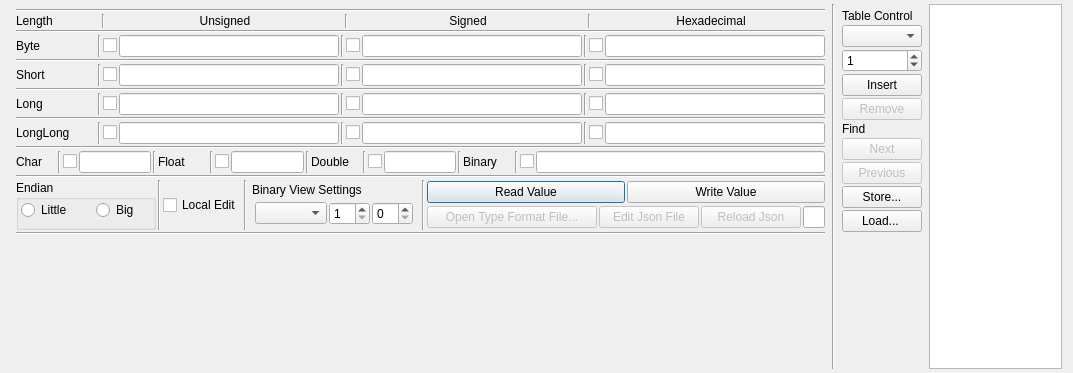
<?xml version="1.0" encoding="UTF-8"?>
<ui version="4.0">
 <class>binary_values_view</class>
 <widget class="QDialog" name="binary_values_view">
  <property name="geometry">
   <rect>
    <x>0</x>
    <y>0</y>
    <width>1073</width>
    <height>373</height>
   </rect>
  </property>
  <property name="windowTitle">
   <string>Dialog</string>
  </property>
  <layout class="QHBoxLayout" name="horizontalLayout_4">
   <property name="spacing">
    <number>2</number>
   </property>
   <property name="topMargin">
    <number>4</number>
   </property>
   <property name="bottomMargin">
    <number>4</number>
   </property>
   <item>
    <layout class="QVBoxLayout" name="verticalLayout_rows">
     <property name="leftMargin">
      <number>5</number>
     </property>
     <property name="topMargin">
      <number>5</number>
     </property>
     <property name="rightMargin">
      <number>5</number>
     </property>
     <property name="bottomMargin">
      <number>5</number>
     </property>
     <item>
      <widget class="Line" name="line_19">
       <property name="orientation">
        <enum>Qt::Horizontal</enum>
       </property>
      </widget>
     </item>
     <item>
      <layout class="QHBoxLayout" name="horizontalLayoutHead">
       <property name="spacing">
        <number>6</number>
       </property>
       <item>
        <widget class="QLabel" name="label_2">
         <property name="minimumSize">
          <size>
           <width>80</width>
           <height>0</height>
          </size>
         </property>
         <property name="maximumSize">
          <size>
           <width>80</width>
           <height>20</height>
          </size>
         </property>
         <property name="text">
          <string>Length</string>
         </property>
        </widget>
       </item>
       <item>
        <widget class="Line" name="line_11">
         <property name="orientation">
          <enum>Qt::Vertical</enum>
         </property>
        </widget>
       </item>
       <item>
        <widget class="QLabel" name="label_signed">
         <property name="minimumSize">
          <size>
           <width>0</width>
           <height>0</height>
          </size>
         </property>
         <property name="maximumSize">
          <size>
           <width>16777215</width>
           <height>16777215</height>
          </size>
         </property>
         <property name="locale">
          <locale language="English" country="UnitedStates"/>
         </property>
         <property name="text">
          <string>Unsigned</string>
         </property>
         <property name="alignment">
          <set>Qt::AlignCenter</set>
         </property>
        </widget>
       </item>
       <item>
        <widget class="Line" name="lineVerticalHead">
         <property name="orientation">
          <enum>Qt::Vertical</enum>
         </property>
        </widget>
       </item>
       <item>
        <widget class="QLabel" name="label_unsigned">
         <property name="minimumSize">
          <size>
           <width>0</width>
           <height>0</height>
          </size>
         </property>
         <property name="maximumSize">
          <size>
           <width>16777215</width>
           <height>16777215</height>
          </size>
         </property>
         <property name="locale">
          <locale language="English" country="UnitedStates"/>
         </property>
         <property name="text">
          <string>Signed</string>
         </property>
         <property name="alignment">
          <set>Qt::AlignCenter</set>
         </property>
        </widget>
       </item>
       <item>
        <widget class="Line" name="line">
         <property name="orientation">
          <enum>Qt::Vertical</enum>
         </property>
        </widget>
       </item>
       <item>
        <widget class="QLabel" name="label">
         <property name="minimumSize">
          <size>
           <width>0</width>
           <height>0</height>
          </size>
         </property>
         <property name="maximumSize">
          <size>
           <width>16777215</width>
           <height>16777215</height>
          </size>
         </property>
         <property name="text">
          <string>Hexadecimal</string>
         </property>
         <property name="alignment">
          <set>Qt::AlignCenter</set>
         </property>
        </widget>
       </item>
      </layout>
     </item>
     <item>
      <widget class="Line" name="line_12">
       <property name="orientation">
        <enum>Qt::Horizontal</enum>
       </property>
      </widget>
     </item>
     <item>
      <layout class="QHBoxLayout" name="horizontalLayoutByte">
       <item>
        <widget class="QLabel" name="label_signed_byte">
         <property name="minimumSize">
          <size>
           <width>80</width>
           <height>0</height>
          </size>
         </property>
         <property name="locale">
          <locale language="English" country="UnitedStates"/>
         </property>
         <property name="text">
          <string>Byte</string>
         </property>
        </widget>
       </item>
       <item>
        <widget class="Line" name="line_10">
         <property name="orientation">
          <enum>Qt::Vertical</enum>
         </property>
        </widget>
       </item>
       <item>
        <widget class="QCheckBox" name="checkUnsignedByte">
         <property name="toolTip">
          <string>Check to edit this value</string>
         </property>
         <property name="text">
          <string/>
         </property>
        </widget>
       </item>
       <item>
        <widget class="QLineEdit" name="edtUnsignedByte">
         <property name="toolTip">
          <string>Hit Enter to confirm input</string>
         </property>
         <property name="locale">
          <locale language="English" country="UnitedStates"/>
         </property>
        </widget>
       </item>
       <item>
        <widget class="Line" name="lineVerticalByte">
         <property name="orientation">
          <enum>Qt::Vertical</enum>
         </property>
        </widget>
       </item>
       <item>
        <widget class="QCheckBox" name="checkSignedByte">
         <property name="toolTip">
          <string/>
         </property>
         <property name="text">
          <string/>
         </property>
        </widget>
       </item>
       <item>
        <widget class="QLineEdit" name="edtSignedByte"/>
       </item>
       <item>
        <widget class="Line" name="line_2">
         <property name="orientation">
          <enum>Qt::Vertical</enum>
         </property>
        </widget>
       </item>
       <item>
        <widget class="QCheckBox" name="checkHexByte">
         <property name="text">
          <string/>
         </property>
         <property name="checked">
          <bool>false</bool>
         </property>
        </widget>
       </item>
       <item>
        <widget class="QLineEdit" name="edtHexByte"/>
       </item>
      </layout>
     </item>
     <item>
      <widget class="Line" name="line_13">
       <property name="orientation">
        <enum>Qt::Horizontal</enum>
       </property>
      </widget>
     </item>
     <item>
      <layout class="QHBoxLayout" name="horizontalLayoutShort">
       <item>
        <widget class="QLabel" name="label_unsigned_short">
         <property name="minimumSize">
          <size>
           <width>80</width>
           <height>0</height>
          </size>
         </property>
         <property name="text">
          <string>Short</string>
         </property>
        </widget>
       </item>
       <item>
        <widget class="Line" name="line_9">
         <property name="orientation">
          <enum>Qt::Vertical</enum>
         </property>
        </widget>
       </item>
       <item>
        <widget class="QCheckBox" name="checkUnsignedShort">
         <property name="text">
          <string/>
         </property>
        </widget>
       </item>
       <item>
        <widget class="QLineEdit" name="edtUnsignedShort"/>
       </item>
       <item>
        <widget class="Line" name="lineVerticalShort">
         <property name="orientation">
          <enum>Qt::Vertical</enum>
         </property>
        </widget>
       </item>
       <item>
        <widget class="QCheckBox" name="checkSignedShort">
         <property name="text">
          <string/>
         </property>
        </widget>
       </item>
       <item>
        <widget class="QLineEdit" name="edtSignedShort"/>
       </item>
       <item>
        <widget class="Line" name="line_3">
         <property name="orientation">
          <enum>Qt::Vertical</enum>
         </property>
        </widget>
       </item>
       <item>
        <widget class="QCheckBox" name="checkHexShort">
         <property name="text">
          <string/>
         </property>
        </widget>
       </item>
       <item>
        <widget class="QLineEdit" name="edtHexShort"/>
       </item>
      </layout>
     </item>
     <item>
      <widget class="Line" name="line_15">
       <property name="orientation">
        <enum>Qt::Horizontal</enum>
       </property>
      </widget>
     </item>
     <item>
      <layout class="QHBoxLayout" name="horizontalLayoutLong">
       <item>
        <widget class="QLabel" name="label_signed_long">
         <property name="minimumSize">
          <size>
           <width>80</width>
           <height>0</height>
          </size>
         </property>
         <property name="text">
          <string>Long</string>
         </property>
        </widget>
       </item>
       <item>
        <widget class="Line" name="line_8">
         <property name="orientation">
          <enum>Qt::Vertical</enum>
         </property>
        </widget>
       </item>
       <item>
        <widget class="QCheckBox" name="checkUnsignedLong">
         <property name="text">
          <string/>
         </property>
        </widget>
       </item>
       <item>
        <widget class="QLineEdit" name="edtUnsignedLong"/>
       </item>
       <item>
        <widget class="Line" name="lineVerticalLong">
         <property name="orientation">
          <enum>Qt::Vertical</enum>
         </property>
        </widget>
       </item>
       <item>
        <widget class="QCheckBox" name="checkSignedLong">
         <property name="text">
          <string/>
         </property>
        </widget>
       </item>
       <item>
        <widget class="QLineEdit" name="edtSignedLong"/>
       </item>
       <item>
        <widget class="Line" name="line_4">
         <property name="orientation">
          <enum>Qt::Vertical</enum>
         </property>
        </widget>
       </item>
       <item>
        <widget class="QCheckBox" name="checkHexLong">
         <property name="text">
          <string/>
         </property>
        </widget>
       </item>
       <item>
        <widget class="QLineEdit" name="edtHexLong"/>
       </item>
      </layout>
     </item>
     <item>
      <widget class="Line" name="line_16">
       <property name="orientation">
        <enum>Qt::Horizontal</enum>
       </property>
      </widget>
     </item>
     <item>
      <layout class="QHBoxLayout" name="horizontalLayoutLongLong">
       <item>
        <widget class="QLabel" name="labelLongLong">
         <property name="minimumSize">
          <size>
           <width>80</width>
           <height>0</height>
          </size>
         </property>
         <property name="text">
          <string>LongLong</string>
         </property>
        </widget>
       </item>
       <item>
        <widget class="Line" name="line_7">
         <property name="orientation">
          <enum>Qt::Vertical</enum>
         </property>
        </widget>
       </item>
       <item>
        <widget class="QCheckBox" name="checkUnsignedLongLong">
         <property name="text">
          <string/>
         </property>
        </widget>
       </item>
       <item>
        <widget class="QLineEdit" name="edtUnsignedLongLong"/>
       </item>
       <item>
        <widget class="Line" name="line_6">
         <property name="orientation">
          <enum>Qt::Vertical</enum>
         </property>
        </widget>
       </item>
       <item>
        <widget class="QCheckBox" name="checkSignedLongLong">
         <property name="text">
          <string/>
         </property>
        </widget>
       </item>
       <item>
        <widget class="QLineEdit" name="edtSignedLongLong"/>
       </item>
       <item>
        <widget class="Line" name="line_5">
         <property name="orientation">
          <enum>Qt::Vertical</enum>
         </property>
        </widget>
       </item>
       <item>
        <widget class="QCheckBox" name="checkHexLongLong">
         <property name="text">
          <string/>
         </property>
        </widget>
       </item>
       <item>
        <widget class="QLineEdit" name="edtHexLongLong"/>
       </item>
      </layout>
     </item>
     <item>
      <widget class="Line" name="line_14">
       <property name="orientation">
        <enum>Qt::Horizontal</enum>
       </property>
      </widget>
     </item>
     <item>
      <layout class="QHBoxLayout" name="horizontalLayoutFloatingPoint">
       <item>
        <widget class="QLabel" name="labelChar">
         <property name="minimumSize">
          <size>
           <width>40</width>
           <height>0</height>
          </size>
         </property>
         <property name="text">
          <string>Char</string>
         </property>
        </widget>
       </item>
       <item>
        <widget class="Line" name="line_27">
         <property name="orientation">
          <enum>Qt::Vertical</enum>
         </property>
        </widget>
       </item>
       <item>
        <widget class="QCheckBox" name="checkChar">
         <property name="text">
          <string/>
         </property>
        </widget>
       </item>
       <item>
        <widget class="QLineEdit" name="edtChar">
         <property name="sizePolicy">
          <sizepolicy hsizetype="Expanding" vsizetype="Fixed">
           <horstretch>1</horstretch>
           <verstretch>0</verstretch>
          </sizepolicy>
         </property>
        </widget>
       </item>
       <item>
        <widget class="Line" name="line_28">
         <property name="orientation">
          <enum>Qt::Vertical</enum>
         </property>
        </widget>
       </item>
       <item>
        <widget class="QLabel" name="labelFloat">
         <property name="minimumSize">
          <size>
           <width>50</width>
           <height>0</height>
          </size>
         </property>
         <property name="text">
          <string>Float</string>
         </property>
        </widget>
       </item>
       <item>
        <widget class="Line" name="line_18">
         <property name="orientation">
          <enum>Qt::Vertical</enum>
         </property>
        </widget>
       </item>
       <item>
        <widget class="QCheckBox" name="checkFloat">
         <property name="text">
          <string/>
         </property>
        </widget>
       </item>
       <item>
        <widget class="QLineEdit" name="edtFloat">
         <property name="sizePolicy">
          <sizepolicy hsizetype="Expanding" vsizetype="Fixed">
           <horstretch>1</horstretch>
           <verstretch>0</verstretch>
          </sizepolicy>
         </property>
        </widget>
       </item>
       <item>
        <widget class="Line" name="lineFloatingPoint">
         <property name="orientation">
          <enum>Qt::Vertical</enum>
         </property>
        </widget>
       </item>
       <item>
        <widget class="QLabel" name="labelDouble">
         <property name="minimumSize">
          <size>
           <width>50</width>
           <height>0</height>
          </size>
         </property>
         <property name="text">
          <string>Double</string>
         </property>
        </widget>
       </item>
       <item>
        <widget class="Line" name="line_17">
         <property name="orientation">
          <enum>Qt::Vertical</enum>
         </property>
        </widget>
       </item>
       <item>
        <widget class="QCheckBox" name="checkDouble">
         <property name="text">
          <string/>
         </property>
        </widget>
       </item>
       <item>
        <widget class="QLineEdit" name="edtDouble">
         <property name="sizePolicy">
          <sizepolicy hsizetype="Expanding" vsizetype="Fixed">
           <horstretch>1</horstretch>
           <verstretch>0</verstretch>
          </sizepolicy>
         </property>
        </widget>
       </item>
       <item>
        <widget class="Line" name="line_25">
         <property name="orientation">
          <enum>Qt::Vertical</enum>
         </property>
        </widget>
       </item>
       <item>
        <widget class="QLabel" name="labelBinary">
         <property name="minimumSize">
          <size>
           <width>50</width>
           <height>0</height>
          </size>
         </property>
         <property name="text">
          <string>Binary</string>
         </property>
        </widget>
       </item>
       <item>
        <widget class="Line" name="line_26">
         <property name="orientation">
          <enum>Qt::Vertical</enum>
         </property>
        </widget>
       </item>
       <item>
        <widget class="QCheckBox" name="checkBinary">
         <property name="text">
          <string/>
         </property>
        </widget>
       </item>
       <item>
        <widget class="QLineEdit" name="edtBinary">
         <property name="sizePolicy">
          <sizepolicy hsizetype="Expanding" vsizetype="Fixed">
           <horstretch>4</horstretch>
           <verstretch>0</verstretch>
          </sizepolicy>
         </property>
        </widget>
       </item>
      </layout>
     </item>
     <item>
      <widget class="Line" name="line_20">
       <property name="orientation">
        <enum>Qt::Horizontal</enum>
       </property>
      </widget>
     </item>
     <item>
      <layout class="QHBoxLayout" name="horizontalLayout" stretch="0,0,0,0,0,0,0,0">
       <item>
        <widget class="QGroupBox" name="groupBox">
         <property name="minimumSize">
          <size>
           <width>140</width>
           <height>40</height>
          </size>
         </property>
         <property name="maximumSize">
          <size>
           <width>140</width>
           <height>16777215</height>
          </size>
         </property>
         <property name="title">
          <string>Endian</string>
         </property>
         <widget class="QRadioButton" name="radioEndian1">
          <property name="geometry">
           <rect>
            <x>5</x>
            <y>20</y>
            <width>57</width>
            <height>20</height>
           </rect>
          </property>
          <property name="toolTip">
           <string>Select little endian</string>
          </property>
          <property name="text">
           <string>Little</string>
          </property>
         </widget>
         <widget class="QRadioButton" name="radioEndian2">
          <property name="geometry">
           <rect>
            <x>80</x>
            <y>20</y>
            <width>45</width>
            <height>20</height>
           </rect>
          </property>
          <property name="toolTip">
           <string>Select big endian</string>
          </property>
          <property name="text">
           <string>Big</string>
          </property>
         </widget>
        </widget>
       </item>
       <item>
        <widget class="Line" name="line_21">
         <property name="orientation">
          <enum>Qt::Vertical</enum>
         </property>
        </widget>
       </item>
       <item>
        <widget class="QCheckBox" name="checkStandAlone">
         <property name="toolTip">
          <string>Check to edit local values</string>
         </property>
         <property name="text">
          <string>Local Edit</string>
         </property>
         <property name="checked">
          <bool>false</bool>
         </property>
        </widget>
       </item>
       <item>
        <widget class="Line" name="line_24">
         <property name="orientation">
          <enum>Qt::Vertical</enum>
         </property>
        </widget>
       </item>
       <item>
        <layout class="QVBoxLayout" name="verticalLayoutTableView">
         <property name="leftMargin">
          <number>3</number>
         </property>
         <property name="topMargin">
          <number>3</number>
         </property>
         <property name="rightMargin">
          <number>2</number>
         </property>
         <property name="bottomMargin">
          <number>2</number>
         </property>
         <item>
          <widget class="QLabel" name="labelTableView">
           <property name="text">
            <string>Binary View Settings</string>
           </property>
          </widget>
         </item>
         <item>
          <layout class="QHBoxLayout" name="horizontalLayoutTableView">
           <property name="leftMargin">
            <number>3</number>
           </property>
           <property name="topMargin">
            <number>3</number>
           </property>
           <property name="rightMargin">
            <number>3</number>
           </property>
           <property name="bottomMargin">
            <number>3</number>
           </property>
           <item>
            <widget class="QComboBox" name="comboType">
             <property name="toolTip">
              <string>Choose data type for table view</string>
             </property>
            </widget>
           </item>
           <item>
            <widget class="QSpinBox" name="spinColumns">
             <property name="toolTip">
              <string>Edit number of columns shown in binary table view</string>
             </property>
             <property name="minimum">
              <number>1</number>
             </property>
             <property name="maximum">
              <number>32</number>
             </property>
            </widget>
           </item>
           <item>
            <widget class="QSpinBox" name="spinOffset">
             <property name="toolTip">
              <string>Edit offset for first byte</string>
             </property>
            </widget>
           </item>
          </layout>
         </item>
        </layout>
       </item>
       <item>
        <widget class="Line" name="line_23">
         <property name="orientation">
          <enum>Qt::Horizontal</enum>
         </property>
        </widget>
       </item>
       <item>
        <widget class="Line" name="line_22">
         <property name="orientation">
          <enum>Qt::Vertical</enum>
         </property>
        </widget>
       </item>
       <item>
        <layout class="QVBoxLayout" name="verticalLayout_3">
         <item>
          <layout class="QHBoxLayout" name="horizontalLayout_2">
           <item>
            <widget class="QPushButton" name="btnReadValue">
             <property name="toolTip">
              <string>&lt;html&gt;&lt;head/&gt;&lt;body&gt;&lt;p&gt;Read values again from binary content&lt;/p&gt;&lt;/body&gt;&lt;/html&gt;</string>
             </property>
             <property name="text">
              <string>Read Value</string>
             </property>
            </widget>
           </item>
           <item>
            <widget class="QPushButton" name="btnWriteValue">
             <property name="toolTip">
              <string>&lt;html&gt;&lt;head/&gt;&lt;body&gt;&lt;p&gt;Store edited value to binary content&lt;/p&gt;&lt;/body&gt;&lt;/html&gt;</string>
             </property>
             <property name="text">
              <string>Write Value</string>
             </property>
            </widget>
           </item>
          </layout>
         </item>
         <item>
          <layout class="QHBoxLayout" name="horizontalLayout_3" stretch="1,0,0,1">
           <item>
            <widget class="QPushButton" name="btnOpenTypeFile">
             <property name="enabled">
              <bool>false</bool>
             </property>
             <property name="sizePolicy">
              <sizepolicy hsizetype="Minimum" vsizetype="Fixed">
               <horstretch>0</horstretch>
               <verstretch>0</verstretch>
              </sizepolicy>
             </property>
             <property name="minimumSize">
              <size>
               <width>170</width>
               <height>0</height>
              </size>
             </property>
             <property name="toolTip">
              <string>&lt;html&gt;&lt;head/&gt;&lt;body&gt;&lt;p&gt;Opens Json file with binary format description of the file content.&lt;br/&gt;Click &amp;quot;Whats This help&amp;quot; &lt;img src=&quot;://resource/24X24/dialog-question.png&quot; style=&quot;vertical-align:middle&quot;/&gt; to see file format&lt;/p&gt;&lt;/body&gt;&lt;/html&gt;</string>
             </property>
             <property name="text">
              <string>Open Type Format File...</string>
             </property>
            </widget>
           </item>
           <item>
            <widget class="QPushButton" name="btnEditJsonFile">
             <property name="enabled">
              <bool>false</bool>
             </property>
             <property name="sizePolicy">
              <sizepolicy hsizetype="Minimum" vsizetype="Fixed">
               <horstretch>0</horstretch>
               <verstretch>0</verstretch>
              </sizepolicy>
             </property>
             <property name="minimumSize">
              <size>
               <width>100</width>
               <height>0</height>
              </size>
             </property>
             <property name="toolTip">
              <string>Edit file in text view</string>
             </property>
             <property name="text">
              <string>Edit Json File</string>
             </property>
            </widget>
           </item>
           <item>
            <widget class="QPushButton" name="btnReloadJsonText">
             <property name="enabled">
              <bool>false</bool>
             </property>
             <property name="sizePolicy">
              <sizepolicy hsizetype="Minimum" vsizetype="Fixed">
               <horstretch>0</horstretch>
               <verstretch>0</verstretch>
              </sizepolicy>
             </property>
             <property name="minimumSize">
              <size>
               <width>100</width>
               <height>0</height>
              </size>
             </property>
             <property name="toolTip">
              <string>Reload Json from JsonText View</string>
             </property>
             <property name="text">
              <string>Reload Json</string>
             </property>
            </widget>
           </item>
           <item>
            <widget class="QLineEdit" name="edtOpenFilePath">
             <property name="sizePolicy">
              <sizepolicy hsizetype="Expanding" vsizetype="Fixed">
               <horstretch>2</horstretch>
               <verstretch>0</verstretch>
              </sizepolicy>
             </property>
             <property name="readOnly">
              <bool>true</bool>
             </property>
            </widget>
           </item>
          </layout>
         </item>
        </layout>
       </item>
      </layout>
     </item>
     <item>
      <widget class="Line" name="line_30">
       <property name="orientation">
        <enum>Qt::Horizontal</enum>
       </property>
      </widget>
     </item>
     <item>
      <spacer name="verticalSpacer">
       <property name="orientation">
        <enum>Qt::Vertical</enum>
       </property>
       <property name="sizeHint" stdset="0">
        <size>
         <width>20</width>
         <height>40</height>
        </size>
       </property>
      </spacer>
     </item>
    </layout>
   </item>
   <item>
    <widget class="Line" name="line_29">
     <property name="orientation">
      <enum>Qt::Vertical</enum>
     </property>
    </widget>
   </item>
   <item>
    <layout class="QVBoxLayout" name="verticalLayout_table_controls">
     <property name="leftMargin">
      <number>5</number>
     </property>
     <property name="topMargin">
      <number>5</number>
     </property>
     <property name="rightMargin">
      <number>5</number>
     </property>
     <property name="bottomMargin">
      <number>5</number>
     </property>
     <item>
      <widget class="QLabel" name="labelTableControl">
       <property name="text">
        <string>Table Control</string>
       </property>
      </widget>
     </item>
     <item>
      <widget class="QComboBox" name="comboDataType2insert">
       <property name="toolTip">
        <string>Choose data type to insert into table</string>
       </property>
      </widget>
     </item>
     <item>
      <widget class="QSpinBox" name="spinTextLength">
       <property name="maximum">
        <number>256</number>
       </property>
       <property name="value">
        <number>1</number>
       </property>
      </widget>
     </item>
     <item>
      <widget class="QPushButton" name="btnInsertType">
       <property name="toolTip">
        <string>Insert data type into table</string>
       </property>
       <property name="text">
        <string>Insert</string>
       </property>
      </widget>
     </item>
     <item>
      <widget class="QPushButton" name="btnRemoveType">
       <property name="enabled">
        <bool>false</bool>
       </property>
       <property name="toolTip">
        <string>Not yet implemented</string>
       </property>
       <property name="text">
        <string>Remove</string>
       </property>
      </widget>
     </item>
     <item>
      <widget class="QLabel" name="labelFind">
       <property name="text">
        <string>Find</string>
       </property>
      </widget>
     </item>
     <item>
      <widget class="QPushButton" name="btnFindNext">
       <property name="enabled">
        <bool>false</bool>
       </property>
       <property name="toolTip">
        <string>Not yet implemented</string>
       </property>
       <property name="text">
        <string>Next</string>
       </property>
      </widget>
     </item>
     <item>
      <widget class="QPushButton" name="btnFindPrevious">
       <property name="enabled">
        <bool>false</bool>
       </property>
       <property name="toolTip">
        <string>Not yet implemented</string>
       </property>
       <property name="text">
        <string>Previous</string>
       </property>
      </widget>
     </item>
     <item>
      <widget class="QPushButton" name="btnStoreTableContent">
       <property name="text">
        <string>Store...</string>
       </property>
      </widget>
     </item>
     <item>
      <widget class="QPushButton" name="btnLoadTableContent">
       <property name="text">
        <string>Load... </string>
       </property>
      </widget>
     </item>
     <item>
      <spacer name="verticalSpacer_2">
       <property name="orientation">
        <enum>Qt::Vertical</enum>
       </property>
       <property name="sizeHint" stdset="0">
        <size>
         <width>20</width>
         <height>40</height>
        </size>
       </property>
      </spacer>
     </item>
    </layout>
   </item>
   <item>
    <widget class="QTableView" name="tableView">
     <property name="toolTip">
      <string>Insert data type to be diplayed</string>
     </property>
     <property name="alternatingRowColors">
      <bool>true</bool>
     </property>
    </widget>
   </item>
  </layout>
 </widget>
 <resources/>
 <connections/>
</ui>
